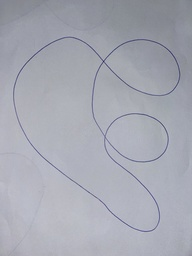
#> input picture dd.jpg, 192 x 256 px, shrunk from 960 x 1280 before the run, found by its file name
$ python CP1.py
#> lines starting #> are read from the running program, lines starting #| are printed output that depends on the picture
import cv2
import matplotlib.pyplot as plt


def convert_to_grayscale(image_path):
    """
    Converts an image to grayscale.

    Args:
        image_path (str): The path to the image file.

    Returns:
        numpy.ndarray: The grayscale image.
    """
    img = cv2.imread(image_path)
    grayscale_img = cv2.cvtColor(img, cv2.COLOR_BGR2GRAY)
    return grayscale_img


def euclidean_distance(point1, point2):
    """
    Calculates the Euclidean distance between two points.

    Args:
        point1 (tuple): The coordinates of the first point.
        point2 (tuple): The coordinates of the second point.

    Returns:
        float: The Euclidean distance between the two points.
    """
    return ((point1[0] - point2[0]) ** 2 + (point1[1] - point2[1]) ** 2) ** 0.5


def merge_dots(dots, radius):
    """
    Merges dots that are within a specified radius.

    Args:
        dots (list): The list of dots to be merged.
        radius (int): The radius within which dots should be merged.

    Returns:
        list: The merged dots.
    """
    merged_dots = []

    while dots:
        current_dot = dots.pop(0)
        merged_dots.append(current_dot)
        dots = [dot for dot in dots if euclidean_distance(
            current_dot, dot) > radius]

    return merged_dots


def calculate_smoothness(dot1, dot2, dot3):
    """
    Calculates the smoothness between three dots based on the angles between the vectors.

    Args:
        dot1 (tuple): The coordinates of the first dot.
        dot2 (tuple): The coordinates of the second dot.
        dot3 (tuple): The coordinates of the third dot.

    Returns:
        float: The smoothness score.
    """
    vector1 = (dot2[0] - dot1[0], dot2[1] - dot1[1])
    vector2 = (dot3[0] - dot2[0], dot3[1] - dot2[1])

    dot_product = vector1[0] * vector2[0] + vector1[1] * vector2[1]
    magnitude_product = (vector1[0]**2 + vector1[1]
                         ** 2) * (vector2[0]**2 + vector2[1]**2)

    if magnitude_product == 0:
        return 0

    return abs(dot_product / magnitude_product)


def order_dots_smoothness_and_proximity(dots):
    """
    Orders the dots based on smoothness and proximity.

    Args:
        dots (list): The list of dots to be ordered.

    Returns:
        list: The ordered dots.
    """
    ordered_dots = [dots.pop(0)]

    while dots:
        current_dot = ordered_dots[-1]
        smoothness_scores = []

        for i in range(len(dots)):
            for j in range(i+1, len(dots)):
                dot1 = current_dot
                dot2 = dots[i]
                dot3 = dots[j]
                # Calculate the smoothness score based on the angles between the vectors
                smoothness = calculate_smoothness(dot1, dot2, dot3)
                # Also consider proximity
                proximity = euclidean_distance(current_dot, dot2)
                score = smoothness + (1 / proximity)
                smoothness_scores.append((score, i))

        if smoothness_scores:
            # Choose the dot with the highest combined score
            chosen_dot_index = max(smoothness_scores, key=lambda x: x[0])[1]
            chosen_dot = dots.pop(chosen_dot_index)
            ordered_dots.append(chosen_dot)
        else:
            break  # Break out of the loop if smoothness_scores is empty

    return ordered_dots


def find_dots(image, threshold=88, radius=5):
    """
    Finds dots in an image based on a threshold and radius.

    Args:
        image (numpy.ndarray): The grayscale image.
        threshold (int): The threshold value for pixel intensity.
        radius (int): The radius within which dots should be merged.

    Returns:
        list: The ordered dots.
    """
    # Find the coordinates of pixels darker than the threshold
    dots = [(x % image.shape[1], x // image.shape[1])
            for x, pixel_value in enumerate(image.flatten()) if pixel_value < threshold]


    # Merge dots within the specified radius
    merged_dots = merge_dots(dots, radius)

    # Order dots based on smoothness and proximity
    ordered_dots = order_dots_smoothness_and_proximity(merged_dots)

    return ordered_dots


def compute_cubic_spline_coefficients(x_coordinates, y_coordinates):
    """
    Computes the coefficients for cubic spline interpolation.

    Args:
        x (list): The x-coordinates of the dots.
        y (list): The y-coordinates of the dots.

    Returns:
        list: The coefficients for cubic spline interpolation.
    """
    n = len(x_coordinates)
    h = [x_coordinates[i] - x_coordinates[i - 1] for i in range(1, n)]
    alpha = [(3 / h[i]) * (y_coordinates[i + 1] - y_coordinates[i]) - (3 / h[i - 1])
             * (y_coordinates[i] - y_coordinates[i - 1]) for i in range(1, n - 1)]

    # Initialize lists with zeros
    l, mu, z = [0] * n, [0] * n, [0] * n
    l[0] = 1
    mu[0] = 0
    z[0] = 0

    for i in range(1, n - 1):
        l[i] = 2 * (x_coordinates[i + 1] - x_coordinates[i - 1]) - \
            h[i - 1] * mu[i - 1]
        mu[i] = h[i] / l[i]
        z[i] = (alpha[i - 1] - h[i - 1] * z[i - 1]) / l[i]

    l[-1] = 1
    z[-1] = 0
    c, b, d = [0] * n, [0] * (n - 1), [0] * (n - 1)
    c[-1] = 0

    for j in range(n - 2, -1, -1):
        c[j] = z[j] - mu[j] * c[j + 1]
        b[j] = (y_coordinates[j + 1] - y_coordinates[j]) / \
            h[j] - h[j] * (c[j + 1] + 2 * c[j]) / 3
        d[j] = (c[j + 1] - c[j]) / (3 * h[j])

    coefficients = []
    for i in range(n - 1):
        coefficients.append((y_coordinates[i], b[i], c[i], d[i]))
    return coefficients


def evaluate_cubic_spline(coefficients, x, x_i):
    """
    Evaluates the cubic spline at a given x-coordinate.

    Args:
        coefficients (list): The coefficients for cubic spline interpolation.
        x (list): The x-coordinates of the dots.
        x_i (float): The x-coordinate at which to evaluate the cubic spline.

    Returns:
        float: The y-coordinate of the cubic spline at the given x-coordinate.
    """
    n = len(coefficients)
    for i in range(n):
        if x_i >= x[i] and x_i <= x[i + 1]:
            a, b, c, d = coefficients[i]
            dx = x_i - x[i]
            return a + b * dx + c * dx ** 2 + d * dx ** 3


def cubic_spline_interpolate(coefficients, x, indices):
    """
    Interpolates a cubic spline at given x-coordinates.

    Args:
        coefficients (list): The coefficients for cubic spline interpolation.
        x (list): The x-coordinates at which to interpolate.
        indices (list): The indices of the dots.

    Returns:
        list: The interpolated values.
    """

    interpolated_values = [evaluate_cubic_spline(
        coefficients, indices, xi) for xi in x]
    return interpolated_values


def dot_product(v1, v2):
    """
    Calculates the dot product of two vectors.

    Args:
        v1 (list): The first vector.
        v2 (list): The second vector.

    Returns:
        float: The dot product of the two vectors.
    """
    return sum(x * y for x, y in zip(v1, v2))


def transpose(matrix):
    """
    Transposes a matrix.

    Args:
        matrix (list): The matrix to be transposed.

    Returns:
        list: The transposed matrix.
    """
    return [[matrix[j][i] for j in range(len(matrix))] for i in range(len(matrix[0]))]


def matrix_multiply(matrix1, matrix2):
    """
    Multiplies two matrices.

    Args:
        matrix1 (list): The first matrix.
        matrix2 (list): The second matrix.

    Returns:
        list: The product of the two matrices.
    """
    return [[dot_product(row, col) for col in transpose(matrix2)] for row in matrix1]


def solve_system(matrix_A, vector_b):
    """
    Solves a system of linear equations.

    Args:
        matrix_A (list): The coefficient matrix.
        vector_b (list): The constant vector.

    Returns:
        list: The solution vector.
    """
    n = len(vector_b)
    coefficients = [0] * n

    # Forward elimination
    for i in range(n):
        pivot = matrix_A[i][i]
        for j in range(i + 1, n):
            factor = matrix_A[j][i] / pivot
            for k in range(n):
                matrix_A[j][k] -= factor * matrix_A[i][k]
            vector_b[j] -= factor * vector_b[i]

    # Backward substitution
    for i in range(n - 1, -1, -1):
        coefficients[i] = vector_b[i] / matrix_A[i][i]
        for j in range(i - 1, -1, -1):
            vector_b[j] -= matrix_A[j][i] * coefficients[i]

    return coefficients


def least_squares_curve_fit(x, y, degree):
    """
    Performs least squares curve fitting.

    Args:
        x (list): The x-coordinates of the dots.
        y (list): The y-coordinates of the dots.
        degree (int): The degree of the polynomial to fit.

    Returns:
        list: The coefficients of the polynomial.
    """
    n = len(x)
    A = [[x[i] ** j for j in range(degree + 1)] for i in range(n)]
    ATA = matrix_multiply(transpose(A), A)
    ATy = matrix_multiply(transpose(A), [[yi] for yi in y])
    coefficients = solve_system(ATA, [row[0] for row in ATy])
    return coefficients


def evaluate_polynomial(coefficients, x):
    """
    Evaluates a polynomial at given x-coordinates.

    Args:
        coefficients (list): The coefficients of the polynomial.
        x (list): The x-coordinates at which to evaluate the polynomial.

    Returns:
        list: The y-coordinates of the polynomial at the given x-coordinates.
    """
    result = [0] * len(x)
    for i in range(len(coefficients)):
        result = [result[j] + coefficients[i] *
                  (xi ** i) for j, xi in enumerate(x)]
    return result


def plot_input_image(ax, grayscale_image):
    ax.imshow(grayscale_image, cmap='gray', aspect='auto')
    ax.set_title('Input Image')


def plot_interpolation(ax, ordered_dots, interpolation_color='red'):
    ax.scatter(*zip(*ordered_dots), s=1, color='black')
    ax.set_title('Interpolation')
    ax.plot(*zip(*ordered_dots+[ordered_dots[0]]),
            color=interpolation_color, linewidth=1)


def plot_cubic_spline(ax, ordered_dots):
    ax.scatter(*zip(*ordered_dots), s=1, color='black')
    ax.set_title('Cubic Spline')

    x_values = [dot[0] for dot in ordered_dots] + [ordered_dots[0][0]]
    y_values = [dot[1] for dot in ordered_dots] + [ordered_dots[0][1]]

    indices = list(range(len(x_values)))
    num_points = 1000

    x = [i * (len(x_values) - 1) / (num_points - 1) for i in range(num_points)]
    y = [i * (len(y_values) - 1) / (num_points - 1) for i in range(num_points)]

    # Compute cubic spline coefficients
    x_coefficients = compute_cubic_spline_coefficients(indices, x_values)
    y_coefficients = compute_cubic_spline_coefficients(indices, y_values)

    # Interpolate x and y values
    x_interpolated = cubic_spline_interpolate(x_coefficients, x, indices)
    y_interpolated = cubic_spline_interpolate(y_coefficients, y, indices)

    # Plot the interpolated curve
    ax.plot(x_interpolated, y_interpolated, color='blue', linewidth=1)


def plot_least_squares(ax, ordered_dots, power):
    ax.scatter(*zip(*ordered_dots), s=1, color='black')
    ax.set_title('Least Square')

    x_values = [dot[0] for dot in ordered_dots] + [ordered_dots[0][0]]
    y_values = [dot[1] for dot in ordered_dots] + [ordered_dots[0][1]]

    # Get the indices
    indices = list(range(len(x_values)))
    num_points = 1000

    x = [i * (len(x_values) - 1) / (num_points - 1) for i in range(num_points)]
    y = [i * (len(y_values) - 1) / (num_points - 1) for i in range(num_points)]

    # Perform least squares curve fitting
    coefficients_x = least_squares_curve_fit(indices, x_values, power)
    coefficients_y = least_squares_curve_fit(indices, y_values, power)

    # Interpolate x and y values
    x_interpolated = evaluate_polynomial(coefficients_x, x)
    y_interpolated = evaluate_polynomial(coefficients_y, y)

    # Plot the interpolated curve
    ax.plot(x_interpolated, y_interpolated, color='green', linewidth=1)


def run(path, radius=100, threshold=88, power=6):
    # Load the image
    image_path = path
    grayscale_image = convert_to_grayscale(image_path)
#> in convert_to_grayscale, img is the input picture: shape (256, 192, 3); mean B, G, R 178.6, 168.4, 166.1

    _, axs = plt.subplots(2, 2, figsize=(10, 10))

    plot_input_image(axs[0, 0], grayscale_image)

    # Plot dots for pixels darker than the threshold within the specified radius
    # Task 1
    ordered_dots = find_dots(grayscale_image, threshold=threshold,
                             radius=radius)
#> in find_dots, `dots = [(x % image.shape[1], x // image.shape[1]) for x, pixel_value i..`: dots = 36 pairs, first value 21 to 179, second value 40 to 88
#> the loop in merge_dots, `while dots:` made 6 passes
#> current_dot on passes 1, 2, 6: (133, 40), (50, 43), (174, 88)
#> (current_dot, dots) on passes 3 to 5: ((165, 47), [(103, 61), (24, 65), (21, 69), (174, 88)]), ((103, 61), [(24, 65), (21, 69), (174, 88)]), ((24, 65), [(174, 88)])
#> after the loop in merge_dots, `while dots:`: dots = []; merged_dots = [(133, 40), (50, 43), (165, 47), (103, 61), (24, 65), (174, 88)]
#> in order_dots_smoothness_and_proximity, `ordered_dots = [dots.pop(0)]`: ordered_dots = [(133, 40)]
#> the loop in order_dots_smoothness_and_proximity, `while dots:` made 5 passes
#> (current_dot, chosen_dot_index, chosen_dot) on passes 1 to 4: ((133, 40), 1, (165, 47)), ((165, 47), 1, (103, 61)), ((103, 61), 0, (50, 43)), ((50, 43), 0, (24, 65))
#> after the loop in order_dots_smoothness_and_proximity, `while dots:`: ordered_dots = [(133, 40), (165, 47), (103, 61), (50, 43), (24, 65)]
    # Task 2
    plot_interpolation(axs[0, 1], ordered_dots)

    # Task 3
    plot_cubic_spline(axs[1, 0], ordered_dots)
#> in plot_cubic_spline, `x_values = [dot[0] for dot in ordered_dots] + [ordered_dots[0][0]]`: x_values = [133, 165, 103, 50, 24, 133]
#> in plot_cubic_spline, `y_values = [dot[1] for dot in ordered_dots] + [ordered_dots[0][1]]`: y_values = [40, 47, 61, 43, 65, 40]
#> in plot_cubic_spline, `indices = list(range(len(x_values)))`: indices = [0, 1, 2, 3, 4, 5]
#> in plot_cubic_spline, `x = [i * (len(x_values) - 1) / (num_points - 1) for i in range(num_poi..`: x = 1000 values from 0 to 5
#> in compute_cubic_spline_coefficients, `n = len(x_coordinates)`: n = 6
#> in compute_cubic_spline_coefficients, `h = [x_coordinates[i] - x_coordinates[i - 1] for i in range(1, n)]`: h = [1, 1, 1, 1, 1]
#> in compute_cubic_spline_coefficients, `alpha = [(3 / h[i]) * (y_coordinates[i + 1] - y_coordinates[i]) - (3 /..`: alpha = [-282, 27, 81, 405]
#> in compute_cubic_spline_coefficients, `l, mu, z = [0] * n, [0] * n, [0] * n`: l = [0, 0, 0, 0, 0, 0]
#> after the loop in compute_cubic_spline_coefficients, `for i in range(1, n - 1):`: l = [1, 4, 3.75, 3.73, 3.73, 0]; mu = [0, 0.25, 0.267, 0.268, 0.268, 0]; z = [0, -70.5, 26, 14.73, 104.6, 0]
#> in compute_cubic_spline_coefficients, `c, b, d = [0] * n, [0] * (n - 1), [0] * (n - 1)`: c = [0, 0, 0, 0, 0, 0]; b = [0, 0, 0, 0, 0]
#> after the loop in compute_cubic_spline_coefficients, `for j in range(n - 2, -1, -1):`: b = [57.96, -19.92, -68.27, -52, 39.29]; c = [0, -77.89, 29.54, -13.28, 104.6, 0]; d = [-25.96, 35.81, -14.27, 39.28, -34.86]
#> after the loop in compute_cubic_spline_coefficients, `for i in range(n - 1):`: coefficients = [(133, 57.96, 0, -25.96), (165, -19.92, -77.89, 35.81), (103, -68.27, 29.54, -14.27), (50, -52, -13.28, 39.28), (24, 39.29, 104.6, -34.86)]
#> in plot_cubic_spline, `x_coefficients = compute_cubic_spline_coefficients(indices, x_values)`: x_coefficients has the same summary as coefficients in compute_cubic_spline_coefficients
#> in plot_cubic_spline, `y_coefficients = compute_cubic_spline_coefficients(indices, y_values)`: y_coefficients = [(40, 1.84, 0, 5.16), (47, 17.33, 15.49, -18.81), (61, -8.14, -40.95, 31.09), (43, 3.23, 52.32, -33.55), (65, 7.22, -48.33, 16.11)]
#> in cubic_spline_interpolate, `interpolated_values = [evaluate_cubic_spline( coefficients, indices, x..`: interpolated_values = 1000 values, max 166.3 at index 172, min 20 at index 757, mean 93.61
#> in plot_cubic_spline, `x_interpolated = cubic_spline_interpolate(x_coefficients, x, indices)`: x_interpolated has the same summary as interpolated_values in cubic_spline_interpolate
#> in plot_cubic_spline, `y_interpolated = cubic_spline_interpolate(y_coefficients, y, indices)`: y_interpolated = 1000 values, max 65.28 at index 815, min 40 at index 0, mean 51.9
    # Task 4
    plot_least_squares(axs[1, 1], ordered_dots, power=power)
#> in plot_least_squares, `indices = list(range(len(x_values)))`: indices = [0, 1, 2, 3, 4, 5]
#> in plot_least_squares, `x = [i * (len(x_values) - 1) / (num_points - 1) for i in range(num_poi..`: x = 1000 values from 0 to 5
#> in least_squares_curve_fit, `n = len(x)`: n = 6
#> in least_squares_curve_fit, `A = [[x[i] ** j for j in range(degree + 1)] for i in range(n)]`: A = 6 items
#> in least_squares_curve_fit, `ATA = matrix_multiply(transpose(A), A)`: ATA = 21 items
#> in least_squares_curve_fit, `ATy = matrix_multiply(transpose(A), [[yi] for yi in y])`: ATy = 21 items, first 6: [608], [1282], [4736], [20500], [95132], [455812]
#> in solve_system, `n = len(vector_b)`: n = 21
#> in solve_system, `coefficients = [0] * n`: coefficients = [0, 0, 0, 0, 0, 0, 0, 0, 0, 0, 0, 0, 0, 0, 0, 0, 0, 0, 0, 0, 0]
#> the loop in solve_system, `for i in range(n):` made 21 passes
#> pivot on passes 1 to 12: 6, 17.5, 37.33, 64.8, 82.29, 57.14, 2.33e-07, -2.15e-06, 1.5e-05, -0.000167, 8.07e-05, 15.68
#> after the loop in solve_system, `for i in range(n):`: matrix_A = 21 items; vector_b = [608, -238, 352.7, 719.4, 8.57, 83.33, 5.08e-08, -6.91e-08, 1.47e-07, 2.61e-07, -1.19e-06, -0.00119, 0.00211, -7.04e-05, 0.00589, 0.000287, -0.15, -0.769, 1.33, -1.7, -30.61]
#> after the loop in solve_system, `for i in range(n - 1, -1, -1):`: coefficients = [133, 117.3, -105, 19.51, 0.51, -0.349, 0.0257, -0.000917, 0.00478, -0.000634, -9.79e-05, -1.93e-05, 1.52e-06, -3.89e-07, -3.15e-08, 9.84e-09, -1.27e-09, 1.19e-09, 1.07e-10, 6.34e-12, 6.78e-13]; vector_b = [798, 2052.3, -3918.9, 1263.9, 41.99, -19.94, 6e-09, 1.97e-09, 7.18e-08, 1.06e-07, -7.91e-09, -0.000303, -0.000301, -0.000105, -0.000393, 0.00169, -0.0141, -0.716, 1.22, 1.49, -30.61]
#> in plot_least_squares, `coefficients_x = least_squares_curve_fit(indices, x_values, power)`: coefficients_x has the same summary as coefficients in solve_system
#> the loop in solve_system (call 2), `for i in range(n):` made 21 passes
#> in plot_least_squares, `coefficients_y = least_squares_curve_fit(indices, y_values, power)`: coefficients_y = [40, -15.93, 33.73, -11.12, 0.208, 0.121, -0.00697, 0.00328, -0.00223, 0.000399, 6.42e-05, 1.16e-05, -7.01e-07, 2.62e-07, 5.42e-08, -9.52e-09, -4.16e-10, -1.12e-09, -6.13e-12, -1.04e-11, -1.86e-12]
#> in evaluate_polynomial, `result = [0] * len(x)`: result = 1000 values from 0 to 0
#> the loop in evaluate_polynomial, `for i in range(len(coefficients)):` made 21 passes
#> after the loop in evaluate_polynomial, `for i in range(len(coefficients)):`: result = 1000 values, max 170.4 at index 139, min -59.13 at index 930, mean 79.73
#> in plot_least_squares, `x_interpolated = evaluate_polynomial(coefficients_x, x)`: x_interpolated has the same summary as result in evaluate_polynomial
#> the loop in evaluate_polynomial (call 2), `for i in range(len(coefficients)):` made 21 passes
#> in plot_least_squares, `y_interpolated = evaluate_polynomial(coefficients_y, y)`: y_interpolated = 1000 values, max 208.6 at index 940, min 32.93 at index 694, mean 67.27

    # Invert y-axis to match image orientation
    for ax in axs.flatten()[1:]:
        ax.invert_yaxis()

    # for i, dot in enumerate(ordered_dots):
    #     axs[0, 1].text(dot[0], dot[1], str(i), color='red', fontsize=8)

    plt.tight_layout()
    # Task 5, actually it is all the functions and plotting above
    plt.show()
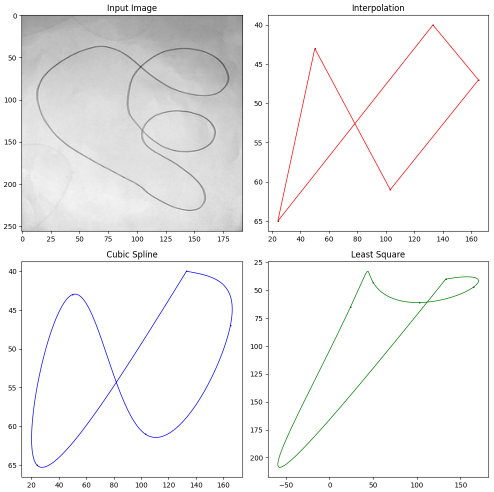
#> figure drawn by matplotlib, 4 panels
    # Task 6 in separate file


o_radius4_overlapping_curve = 30
o_radius4_close_edged_curve = 70
o_radius4_n_overlapping_curve = 100
run(path="C:/Users/nkhal/Desktop/NP/Week11/dd.jpg",
    radius=30, threshold=88, power=20)

$ run again, with e.jpg copied over dd.jpg
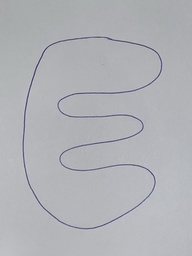
#> input picture e.jpg, 192 x 256 px, shrunk from 960 x 1280 before the run, found by its file name
#> in convert_to_grayscale, img is the input picture: shape (256, 192, 3); mean B, G, R 182.7, 178.2, 176.8
#> in find_dots, `dots = [(x % image.shape[1], x // image.shape[1]) for x, pixel_value i..`: dots = 83 pairs, first value 24 to 161, second value 38 to 220
#> the loop in merge_dots, `while dots:` made 13 passes
#> current_dot on passes 1 to 8: (108, 38), (59, 41), (138, 44), (38, 63), (161, 66), (28, 93), (61, 99), (132, 116)
#> after the loop in merge_dots, `while dots:`: dots = []; merged_dots = [(108, 38), (59, 41), (138, 44), (38, 63), (161, 66), (28, 93), (61, 99), (132, 116), (24, 126), (62, 153), (147, 169), (30, 187), (58, 220)]
#> ordered_dots = [(108, 38)]
#> the loop in order_dots_smoothness_and_proximity, `while dots:` made 12 passes
#> (current_dot, chosen_dot_index, chosen_dot) on passes 1 to 2: ((108, 38), 1, (138, 44)), ((138, 44), 2, (161, 66))
#> the loop in evaluate_polynomial, `for i in range(len(coefficients)):` made 21 passes
#> the loop in evaluate_polynomial (call 2), `for i in range(len(coefficients)):` made 21 passes
#> in run, `plt.show()`:
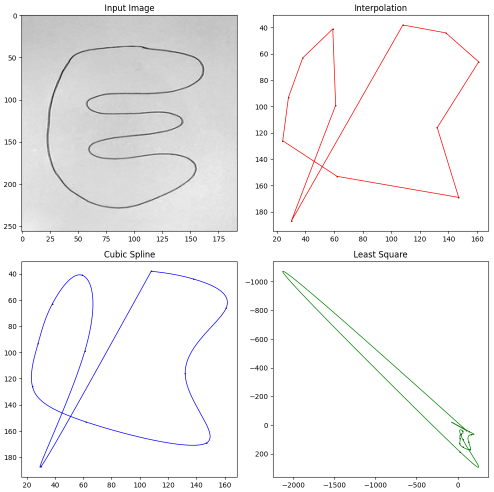
#> figure drawn by matplotlib, 4 panels
